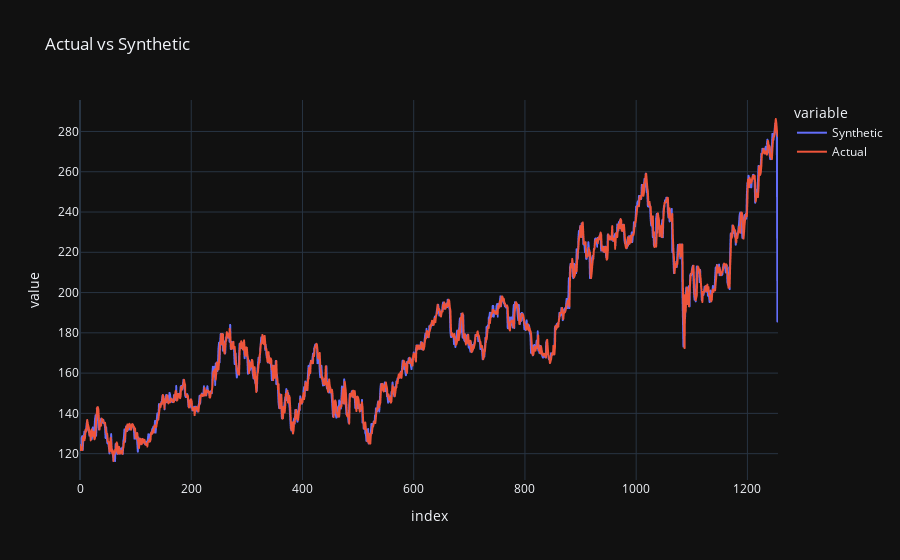

The notebook cell saved with this chart:
### Code cell
# Plot of Actual vs Synthetic
fig = px.line(synth_v_real, y=synth_v_real.columns,
             title='Actual vs Synthetic')
fig.show()

### Figure 1 — Plotly figure (JSON) as saved in the notebook; plotly's stock layout.template omitted (floating-point values rounded to 4 significant figures; data arrays with more than 128 entries replaced by an {"elided": "..."} marker saying what was removed)
{"data": [{"hovertemplate": "variable=Synthetic<br>index=%{x}<br>value=%{y}<extra></extra>", "legendgroup": "Synthetic", "line": {"color": "#636efa", "dash": "solid"}, "marker": {"symbol": "circle"}, "mode": "lines", "name": "Synthetic", "showlegend": true, "x": {"elided": "1256 int values"}, "xaxis": "x", "y": {"elided": "1256 float values"}, "yaxis": "y", "type": "scattergl"}, {"hovertemplate": "variable=Actual<br>index=%{x}<br>value=%{y}<extra></extra>", "legendgroup": "Actual", "line": {"color": "#EF553B", "dash": "solid"}, "marker": {"symbol": "circle"}, "mode": "lines", "name": "Actual", "showlegend": true, "x": {"elided": "1256 int values"}, "xaxis": "x", "y": {"elided": "1256 float values"}, "yaxis": "y", "type": "scattergl"}], "layout": {"xaxis": {"anchor": "y", "domain": [0.0, 1.0], "title": {"text": "index"}}, "yaxis": {"anchor": "x", "domain": [0.0, 1.0], "title": {"text": "value"}}, "legend": {"title": {"text": "variable"}, "tracegroupgap": 0}, "title": {"text": "Actual vs Synthetic"}}}
